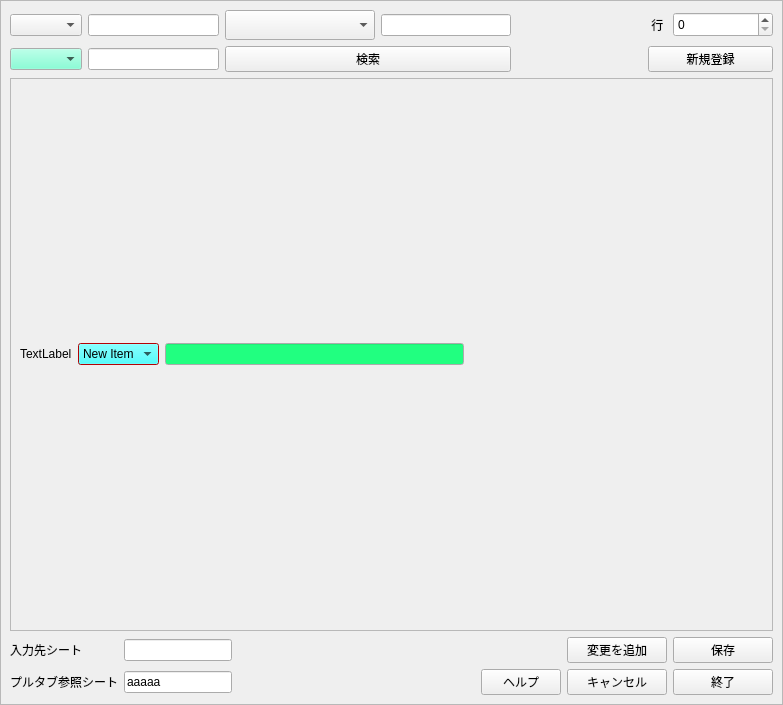
<?xml version="1.0" encoding="UTF-8"?>
<ui version="4.0">
 <class>scrollArea</class>
 <widget class="QScrollArea" name="scrollArea">
  <property name="geometry">
   <rect>
    <x>0</x>
    <y>0</y>
    <width>783</width>
    <height>705</height>
   </rect>
  </property>
  <property name="windowTitle">
   <string>ScrollArea</string>
  </property>
  <property name="widgetResizable">
   <bool>true</bool>
  </property>
  <widget class="QWidget" name="scrollAreaWidgetContents">
   <property name="geometry">
    <rect>
     <x>0</x>
     <y>0</y>
     <width>781</width>
     <height>703</height>
    </rect>
   </property>
   <layout class="QHBoxLayout" name="horizontalLayout">
    <item>
     <layout class="QVBoxLayout" name="verticalLayoutScroll">
      <item>
       <layout class="QGridLayout" name="gridLayoutTop">
        <item row="0" column="0">
         <widget class="QComboBox" name="comboRef1"/>
        </item>
        <item row="1" column="2" colspan="2">
         <widget class="QPushButton" name="pushSearch">
          <property name="text">
           <string>検索</string>
          </property>
         </widget>
        </item>
        <item row="1" column="1">
         <widget class="QLineEdit" name="lineRef2"/>
        </item>
        <item row="1" column="5" colspan="2">
         <widget class="QPushButton" name="pushNewRow">
          <property name="sizePolicy">
           <sizepolicy hsizetype="Preferred" vsizetype="Fixed">
            <horstretch>0</horstretch>
            <verstretch>0</verstretch>
           </sizepolicy>
          </property>
          <property name="text">
           <string>新規登録</string>
          </property>
         </widget>
        </item>
        <item row="0" column="5">
         <widget class="QLabel" name="labelRow">
          <property name="text">
           <string> 行 </string>
          </property>
         </widget>
        </item>
        <item row="0" column="6">
         <widget class="QSpinBox" name="spinRow">
          <property name="sizePolicy">
           <sizepolicy hsizetype="Fixed" vsizetype="Fixed">
            <horstretch>0</horstretch>
            <verstretch>0</verstretch>
           </sizepolicy>
          </property>
          <property name="minimumSize">
           <size>
            <width>100</width>
            <height>25</height>
           </size>
          </property>
         </widget>
        </item>
        <item row="1" column="0">
         <widget class="QComboBox" name="comboRef2">
          <property name="palette">
           <palette>
            <active>
             <colorrole role="Button">
              <brush brushstyle="SolidPattern">
               <color alpha="255">
                <red>102</red>
                <green>255</green>
                <blue>204</blue>
               </color>
              </brush>
             </colorrole>
            </active>
            <inactive>
             <colorrole role="Button">
              <brush brushstyle="SolidPattern">
               <color alpha="255">
                <red>102</red>
                <green>255</green>
                <blue>204</blue>
               </color>
              </brush>
             </colorrole>
            </inactive>
            <disabled>
             <colorrole role="Button">
              <brush brushstyle="SolidPattern">
               <color alpha="255">
                <red>102</red>
                <green>255</green>
                <blue>204</blue>
               </color>
              </brush>
             </colorrole>
            </disabled>
           </palette>
          </property>
         </widget>
        </item>
        <item row="0" column="2">
         <widget class="QComboBox" name="comboSearch">
          <property name="sizePolicy">
           <sizepolicy hsizetype="Fixed" vsizetype="Fixed">
            <horstretch>0</horstretch>
            <verstretch>0</verstretch>
           </sizepolicy>
          </property>
          <property name="minimumSize">
           <size>
            <width>150</width>
            <height>30</height>
           </size>
          </property>
         </widget>
        </item>
        <item row="0" column="1">
         <widget class="QLineEdit" name="lineRef1"/>
        </item>
        <item row="0" column="3">
         <widget class="QLineEdit" name="lineSearch"/>
        </item>
        <item row="0" column="4">
         <spacer name="horizontalSpacer">
          <property name="orientation">
           <enum>Qt::Horizontal</enum>
          </property>
          <property name="sizeHint" stdset="0">
           <size>
            <width>40</width>
            <height>20</height>
           </size>
          </property>
         </spacer>
        </item>
       </layout>
      </item>
      <item>
       <widget class="QScrollArea" name="scrollMiddle">
        <property name="widgetResizable">
         <bool>true</bool>
        </property>
        <widget class="QWidget" name="scrollAreaWidgetContents_2">
         <property name="geometry">
          <rect>
           <x>0</x>
           <y>0</y>
           <width>753</width>
           <height>517</height>
          </rect>
         </property>
         <layout class="QVBoxLayout" name="verticalLayout">
          <item>
           <layout class="QHBoxLayout" name="horizontalLayoutMacro">
            <item>
             <widget class="QLabel" name="labelMacro">
              <property name="text">
               <string>TextLabel</string>
              </property>
             </widget>
            </item>
            <item>
             <widget class="QComboBox" name="comboBoxMacro">
              <property name="palette">
               <palette>
                <active>
                 <colorrole role="WindowText">
                  <brush brushstyle="SolidPattern">
                   <color alpha="255">
                    <red>0</red>
                    <green>0</green>
                    <blue>0</blue>
                   </color>
                  </brush>
                 </colorrole>
                 <colorrole role="Button">
                  <brush brushstyle="SolidPattern">
                   <color alpha="255">
                    <red>32</red>
                    <green>255</green>
                    <blue>255</blue>
                   </color>
                  </brush>
                 </colorrole>
                 <colorrole role="Light">
                  <brush brushstyle="SolidPattern">
                   <color alpha="255">
                    <red>128</red>
                    <green>0</green>
                    <blue>128</blue>
                   </color>
                  </brush>
                 </colorrole>
                 <colorrole role="Midlight">
                  <brush brushstyle="SolidPattern">
                   <color alpha="255">
                    <red>128</red>
                    <green>128</green>
                    <blue>3</blue>
                   </color>
                  </brush>
                 </colorrole>
                 <colorrole role="Dark">
                  <brush brushstyle="SolidPattern">
                   <color alpha="255">
                    <red>128</red>
                    <green>0</green>
                    <blue>64</blue>
                   </color>
                  </brush>
                 </colorrole>
                 <colorrole role="Mid">
                  <brush brushstyle="SolidPattern">
                   <color alpha="255">
                    <red>255</red>
                    <green>255</green>
                    <blue>10</blue>
                   </color>
                  </brush>
                 </colorrole>
                 <colorrole role="Text">
                  <brush brushstyle="SolidPattern">
                   <color alpha="255">
                    <red>0</red>
                    <green>0</green>
                    <blue>0</blue>
                   </color>
                  </brush>
                 </colorrole>
                 <colorrole role="BrightText">
                  <brush brushstyle="SolidPattern">
                   <color alpha="255">
                    <red>255</red>
                    <green>255</green>
                    <blue>255</blue>
                   </color>
                  </brush>
                 </colorrole>
                 <colorrole role="ButtonText">
                  <brush brushstyle="SolidPattern">
                   <color alpha="255">
                    <red>0</red>
                    <green>0</green>
                    <blue>0</blue>
                   </color>
                  </brush>
                 </colorrole>
                 <colorrole role="Base">
                  <brush brushstyle="SolidPattern">
                   <color alpha="255">
                    <red>252</red>
                    <green>2</green>
                    <blue>255</blue>
                   </color>
                  </brush>
                 </colorrole>
                 <colorrole role="Window">
                  <brush brushstyle="SolidPattern">
                   <color alpha="255">
                    <red>252</red>
                    <green>1</green>
                    <blue>7</blue>
                   </color>
                  </brush>
                 </colorrole>
                 <colorrole role="Shadow">
                  <brush brushstyle="SolidPattern">
                   <color alpha="255">
                    <red>128</red>
                    <green>0</green>
                    <blue>255</blue>
                   </color>
                  </brush>
                 </colorrole>
                 <colorrole role="AlternateBase">
                  <brush brushstyle="SolidPattern">
                   <color alpha="255">
                    <red>16</red>
                    <green>128</green>
                    <blue>64</blue>
                   </color>
                  </brush>
                 </colorrole>
                 <colorrole role="NoRole">
                  <brush brushstyle="SolidPattern">
                   <color alpha="255">
                    <red>128</red>
                    <green>64</green>
                    <blue>2</blue>
                   </color>
                  </brush>
                 </colorrole>
                </active>
                <inactive>
                 <colorrole role="WindowText">
                  <brush brushstyle="SolidPattern">
                   <color alpha="255">
                    <red>0</red>
                    <green>0</green>
                    <blue>0</blue>
                   </color>
                  </brush>
                 </colorrole>
                 <colorrole role="Button">
                  <brush brushstyle="SolidPattern">
                   <color alpha="255">
                    <red>32</red>
                    <green>255</green>
                    <blue>255</blue>
                   </color>
                  </brush>
                 </colorrole>
                 <colorrole role="Light">
                  <brush brushstyle="SolidPattern">
                   <color alpha="255">
                    <red>128</red>
                    <green>0</green>
                    <blue>128</blue>
                   </color>
                  </brush>
                 </colorrole>
                 <colorrole role="Midlight">
                  <brush brushstyle="SolidPattern">
                   <color alpha="255">
                    <red>128</red>
                    <green>128</green>
                    <blue>3</blue>
                   </color>
                  </brush>
                 </colorrole>
                 <colorrole role="Dark">
                  <brush brushstyle="SolidPattern">
                   <color alpha="255">
                    <red>128</red>
                    <green>0</green>
                    <blue>64</blue>
                   </color>
                  </brush>
                 </colorrole>
                 <colorrole role="Mid">
                  <brush brushstyle="SolidPattern">
                   <color alpha="255">
                    <red>255</red>
                    <green>255</green>
                    <blue>10</blue>
                   </color>
                  </brush>
                 </colorrole>
                 <colorrole role="Text">
                  <brush brushstyle="SolidPattern">
                   <color alpha="255">
                    <red>0</red>
                    <green>0</green>
                    <blue>0</blue>
                   </color>
                  </brush>
                 </colorrole>
                 <colorrole role="BrightText">
                  <brush brushstyle="SolidPattern">
                   <color alpha="255">
                    <red>255</red>
                    <green>255</green>
                    <blue>255</blue>
                   </color>
                  </brush>
                 </colorrole>
                 <colorrole role="ButtonText">
                  <brush brushstyle="SolidPattern">
                   <color alpha="255">
                    <red>0</red>
                    <green>0</green>
                    <blue>0</blue>
                   </color>
                  </brush>
                 </colorrole>
                 <colorrole role="Base">
                  <brush brushstyle="SolidPattern">
                   <color alpha="255">
                    <red>252</red>
                    <green>2</green>
                    <blue>255</blue>
                   </color>
                  </brush>
                 </colorrole>
                 <colorrole role="Window">
                  <brush brushstyle="SolidPattern">
                   <color alpha="255">
                    <red>252</red>
                    <green>1</green>
                    <blue>7</blue>
                   </color>
                  </brush>
                 </colorrole>
                 <colorrole role="Shadow">
                  <brush brushstyle="SolidPattern">
                   <color alpha="255">
                    <red>128</red>
                    <green>0</green>
                    <blue>255</blue>
                   </color>
                  </brush>
                 </colorrole>
                 <colorrole role="AlternateBase">
                  <brush brushstyle="SolidPattern">
                   <color alpha="255">
                    <red>16</red>
                    <green>128</green>
                    <blue>64</blue>
                   </color>
                  </brush>
                 </colorrole>
                 <colorrole role="NoRole">
                  <brush brushstyle="SolidPattern">
                   <color alpha="255">
                    <red>128</red>
                    <green>64</green>
                    <blue>2</blue>
                   </color>
                  </brush>
                 </colorrole>
                </inactive>
                <disabled>
                 <colorrole role="WindowText">
                  <brush brushstyle="SolidPattern">
                   <color alpha="255">
                    <red>128</red>
                    <green>0</green>
                    <blue>64</blue>
                   </color>
                  </brush>
                 </colorrole>
                 <colorrole role="Button">
                  <brush brushstyle="SolidPattern">
                   <color alpha="255">
                    <red>32</red>
                    <green>255</green>
                    <blue>255</blue>
                   </color>
                  </brush>
                 </colorrole>
                 <colorrole role="Light">
                  <brush brushstyle="SolidPattern">
                   <color alpha="255">
                    <red>128</red>
                    <green>0</green>
                    <blue>128</blue>
                   </color>
                  </brush>
                 </colorrole>
                 <colorrole role="Midlight">
                  <brush brushstyle="SolidPattern">
                   <color alpha="255">
                    <red>128</red>
                    <green>128</green>
                    <blue>3</blue>
                   </color>
                  </brush>
                 </colorrole>
                 <colorrole role="Dark">
                  <brush brushstyle="SolidPattern">
                   <color alpha="255">
                    <red>128</red>
                    <green>0</green>
                    <blue>64</blue>
                   </color>
                  </brush>
                 </colorrole>
                 <colorrole role="Mid">
                  <brush brushstyle="SolidPattern">
                   <color alpha="255">
                    <red>255</red>
                    <green>255</green>
                    <blue>10</blue>
                   </color>
                  </brush>
                 </colorrole>
                 <colorrole role="Text">
                  <brush brushstyle="SolidPattern">
                   <color alpha="255">
                    <red>128</red>
                    <green>0</green>
                    <blue>64</blue>
                   </color>
                  </brush>
                 </colorrole>
                 <colorrole role="BrightText">
                  <brush brushstyle="SolidPattern">
                   <color alpha="255">
                    <red>255</red>
                    <green>255</green>
                    <blue>255</blue>
                   </color>
                  </brush>
                 </colorrole>
                 <colorrole role="ButtonText">
                  <brush brushstyle="SolidPattern">
                   <color alpha="255">
                    <red>128</red>
                    <green>0</green>
                    <blue>64</blue>
                   </color>
                  </brush>
                 </colorrole>
                 <colorrole role="Base">
                  <brush brushstyle="SolidPattern">
                   <color alpha="255">
                    <red>252</red>
                    <green>1</green>
                    <blue>7</blue>
                   </color>
                  </brush>
                 </colorrole>
                 <colorrole role="Window">
                  <brush brushstyle="SolidPattern">
                   <color alpha="255">
                    <red>252</red>
                    <green>1</green>
                    <blue>7</blue>
                   </color>
                  </brush>
                 </colorrole>
                 <colorrole role="Shadow">
                  <brush brushstyle="SolidPattern">
                   <color alpha="255">
                    <red>128</red>
                    <green>0</green>
                    <blue>255</blue>
                   </color>
                  </brush>
                 </colorrole>
                 <colorrole role="AlternateBase">
                  <brush brushstyle="SolidPattern">
                   <color alpha="255">
                    <red>16</red>
                    <green>128</green>
                    <blue>64</blue>
                   </color>
                  </brush>
                 </colorrole>
                 <colorrole role="NoRole">
                  <brush brushstyle="SolidPattern">
                   <color alpha="255">
                    <red>128</red>
                    <green>64</green>
                    <blue>2</blue>
                   </color>
                  </brush>
                 </colorrole>
                </disabled>
               </palette>
              </property>
              <item>
               <property name="text">
                <string>New Item</string>
               </property>
              </item>
              <item>
               <property name="text">
                <string>a</string>
               </property>
              </item>
             </widget>
            </item>
            <item>
             <widget class="QLineEdit" name="lineMacro">
              <property name="palette">
               <palette>
                <active>
                 <colorrole role="Base">
                  <brush brushstyle="SolidPattern">
                   <color alpha="255">
                    <red>33</red>
                    <green>255</green>
                    <blue>128</blue>
                   </color>
                  </brush>
                 </colorrole>
                </active>
                <inactive>
                 <colorrole role="Base">
                  <brush brushstyle="SolidPattern">
                   <color alpha="255">
                    <red>33</red>
                    <green>255</green>
                    <blue>128</blue>
                   </color>
                  </brush>
                 </colorrole>
                </inactive>
                <disabled>
                 <colorrole role="Base">
                  <brush brushstyle="SolidPattern">
                   <color alpha="255">
                    <red>236</red>
                    <green>236</green>
                    <blue>236</blue>
                   </color>
                  </brush>
                 </colorrole>
                </disabled>
               </palette>
              </property>
             </widget>
            </item>
            <item>
             <spacer name="horizontalSpacerMacro">
              <property name="orientation">
               <enum>Qt::Horizontal</enum>
              </property>
              <property name="sizeHint" stdset="0">
               <size>
                <width>40</width>
                <height>20</height>
               </size>
              </property>
             </spacer>
            </item>
           </layout>
          </item>
         </layout>
        </widget>
       </widget>
      </item>
      <item>
       <layout class="QGridLayout" name="gridLayoutBottom">
        <item row="1" column="1">
         <widget class="QLineEdit" name="lineSh2">
          <property name="sizePolicy">
           <sizepolicy hsizetype="Preferred" vsizetype="Fixed">
            <horstretch>0</horstretch>
            <verstretch>0</verstretch>
           </sizepolicy>
          </property>
          <property name="text">
           <string>aaaaa</string>
          </property>
         </widget>
        </item>
        <item row="0" column="2">
         <spacer name="horizontalSpacerBottom">
          <property name="orientation">
           <enum>Qt::Horizontal</enum>
          </property>
          <property name="sizeHint" stdset="0">
           <size>
            <width>40</width>
            <height>20</height>
           </size>
          </property>
         </spacer>
        </item>
        <item row="0" column="1">
         <widget class="QLineEdit" name="lineSh1">
          <property name="sizePolicy">
           <sizepolicy hsizetype="Preferred" vsizetype="Fixed">
            <horstretch>0</horstretch>
            <verstretch>0</verstretch>
           </sizepolicy>
          </property>
          <property name="minimumSize">
           <size>
            <width>100</width>
            <height>0</height>
           </size>
          </property>
         </widget>
        </item>
        <item row="0" column="0">
         <widget class="QLabel" name="labelSh1">
          <property name="sizePolicy">
           <sizepolicy hsizetype="Preferred" vsizetype="Preferred">
            <horstretch>0</horstretch>
            <verstretch>0</verstretch>
           </sizepolicy>
          </property>
          <property name="text">
           <string>入力先シート</string>
          </property>
         </widget>
        </item>
        <item row="1" column="0">
         <widget class="QLabel" name="labelSh2">
          <property name="sizePolicy">
           <sizepolicy hsizetype="Preferred" vsizetype="Preferred">
            <horstretch>0</horstretch>
            <verstretch>0</verstretch>
           </sizepolicy>
          </property>
          <property name="text">
           <string>プルタブ参照シート</string>
          </property>
         </widget>
        </item>
        <item row="1" column="4">
         <widget class="QPushButton" name="pushCancel">
          <property name="sizePolicy">
           <sizepolicy hsizetype="Minimum" vsizetype="Fixed">
            <horstretch>0</horstretch>
            <verstretch>0</verstretch>
           </sizepolicy>
          </property>
          <property name="minimumSize">
           <size>
            <width>100</width>
            <height>0</height>
           </size>
          </property>
          <property name="text">
           <string>キャンセル</string>
          </property>
         </widget>
        </item>
        <item row="1" column="5">
         <widget class="QPushButton" name="pushQuit">
          <property name="sizePolicy">
           <sizepolicy hsizetype="Minimum" vsizetype="Fixed">
            <horstretch>0</horstretch>
            <verstretch>0</verstretch>
           </sizepolicy>
          </property>
          <property name="minimumSize">
           <size>
            <width>100</width>
            <height>0</height>
           </size>
          </property>
          <property name="text">
           <string>終了</string>
          </property>
         </widget>
        </item>
        <item row="0" column="4">
         <widget class="QPushButton" name="pushWrite">
          <property name="sizePolicy">
           <sizepolicy hsizetype="Minimum" vsizetype="Fixed">
            <horstretch>0</horstretch>
            <verstretch>0</verstretch>
           </sizepolicy>
          </property>
          <property name="minimumSize">
           <size>
            <width>100</width>
            <height>0</height>
           </size>
          </property>
          <property name="text">
           <string>変更を追加</string>
          </property>
         </widget>
        </item>
        <item row="1" column="3">
         <widget class="QPushButton" name="pushHelp">
          <property name="text">
           <string>ヘルプ</string>
          </property>
         </widget>
        </item>
        <item row="0" column="5">
         <widget class="QPushButton" name="pushSave">
          <property name="text">
           <string>保存</string>
          </property>
         </widget>
        </item>
       </layout>
      </item>
     </layout>
    </item>
   </layout>
  </widget>
 </widget>
 <resources/>
 <connections/>
</ui>
